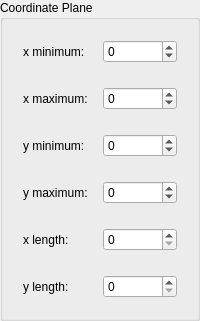
                     <widget class="QGroupBox" name="numPlaneGroupBox">
                      <property name="title">
                       <string>Coordinate Plane</string>
                      </property>
                      <layout class="QVBoxLayout" name="verticalLayout_52">
                       <item>
                        <widget class="QWidget" name="numXMinWidget" native="true">
                         <layout class="QHBoxLayout" name="horizontalLayout_69">
                          <item>
                           <widget class="QLabel" name="numXMinLabel">
                            <property name="text">
                             <string>x minimum:</string>
                            </property>
                           </widget>
                          </item>
                          <item>
                           <widget class="QSpinBox" name="numXMinSpinBox">
                            <property name="accelerated">
                             <bool>true</bool>
                            </property>
                            <property name="minimum">
                             <number>-100</number>
                            </property>
                            <property name="maximum">
                             <number>100</number>
                            </property>
                           </widget>
                          </item>
                         </layout>
                        </widget>
                       </item>
                       <item>
                        <widget class="QWidget" name="numXMaxWidget" native="true">
                         <layout class="QHBoxLayout" name="horizontalLayout_71">
                          <item>
                           <widget class="QLabel" name="numXMaxLabel">
                            <property name="text">
                             <string>x maximum:</string>
                            </property>
                           </widget>
                          </item>
                          <item>
                           <widget class="QSpinBox" name="numXMaxSpinBox">
                            <property name="accelerated">
                             <bool>true</bool>
                            </property>
                            <property name="minimum">
                             <number>-100</number>
                            </property>
                            <property name="maximum">
                             <number>100</number>
                            </property>
                           </widget>
                          </item>
                         </layout>
                        </widget>
                       </item>
                       <item>
                        <widget class="QWidget" name="numYMinWidget" native="true">
                         <layout class="QHBoxLayout" name="horizontalLayout_70">
                          <item>
                           <widget class="QLabel" name="numYMinLabel">
                            <property name="text">
                             <string>y minimum:</string>
                            </property>
                           </widget>
                          </item>
                          <item>
                           <widget class="QSpinBox" name="numYMinSpinBox">
                            <property name="accelerated">
                             <bool>true</bool>
                            </property>
                            <property name="minimum">
                             <number>-100</number>
                            </property>
                            <property name="maximum">
                             <number>100</number>
                            </property>
                           </widget>
                          </item>
                         </layout>
                        </widget>
                       </item>
                       <item>
                        <widget class="QWidget" name="numYMaxWidget" native="true">
                         <layout class="QHBoxLayout" name="horizontalLayout_72">
                          <item>
                           <widget class="QLabel" name="numYMaxLabel">
                            <property name="text">
                             <string>y maximum:</string>
                            </property>
                           </widget>
                          </item>
                          <item>
                           <widget class="QSpinBox" name="numYMaxSpinBox">
                            <property name="accelerated">
                             <bool>true</bool>
                            </property>
                            <property name="minimum">
                             <number>-100</number>
                            </property>
                            <property name="maximum">
                             <number>100</number>
                            </property>
                           </widget>
                          </item>
                         </layout>
                        </widget>
                       </item>
                       <item>
                        <widget class="QWidget" name="numXLengthWidget" native="true">
                         <layout class="QHBoxLayout" name="horizontalLayout_74">
                          <item>
                           <widget class="QLabel" name="numXLengthLabel">
                            <property name="text">
                             <string>x length:</string>
                            </property>
                           </widget>
                          </item>
                          <item>
                           <widget class="QSpinBox" name="numXLengthSpinBox">
                            <property name="accelerated">
                             <bool>true</bool>
                            </property>
                            <property name="maximum">
                             <number>100</number>
                            </property>
                           </widget>
                          </item>
                         </layout>
                        </widget>
                       </item>
                       <item>
                        <widget class="QWidget" name="numYLengthWidget" native="true">
                         <layout class="QHBoxLayout" name="horizontalLayout_73">
                          <item>
                           <widget class="QLabel" name="numYLengthLabel">
                            <property name="text">
                             <string>y length:</string>
                            </property>
                           </widget>
                          </item>
                          <item>
                           <widget class="QSpinBox" name="numYLengthSpinBox">
                            <property name="accelerated">
                             <bool>true</bool>
                            </property>
                            <property name="maximum">
                             <number>100</number>
                            </property>
                           </widget>
                          </item>
                         </layout>
                        </widget>
                       </item>
                      </layout>
                     </widget>
